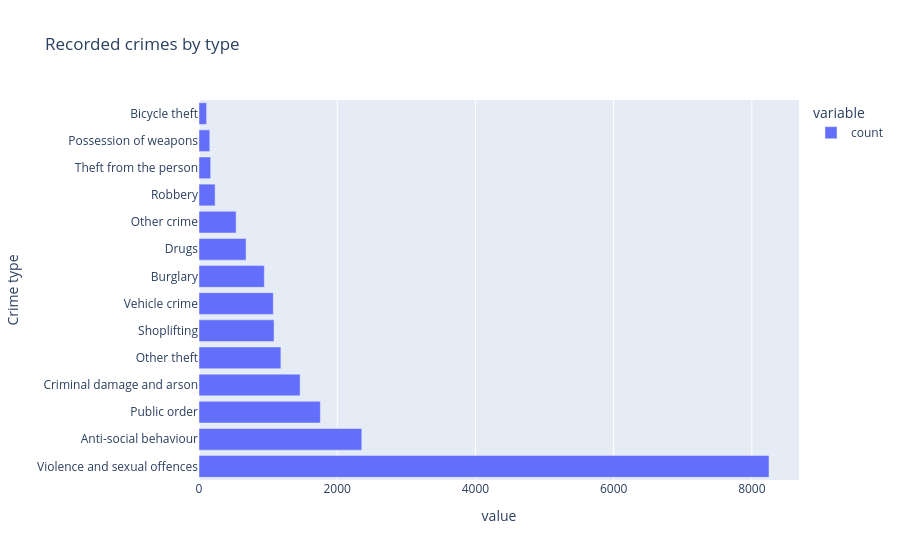

Notebook cell for this chart:
### Code cell
# Example chart: crimes by type
px.bar(df["Crime type"].value_counts(), orientation="h", title="Recorded crimes by type")

### Figure 1 — Plotly figure (JSON) as saved in the notebook; plotly's stock layout.template omitted (floating-point values rounded to 4 significant figures)
{"data": [{"hovertemplate": "variable=count<br>value=%{x}<br>Crime type=%{y}<extra></extra>", "legendgroup": "count", "marker": {"color": "#636efa", "pattern": {"shape": ""}}, "name": "count", "orientation": "h", "showlegend": true, "textposition": "auto", "type": "bar", "x": [8248, 2356, 1756, 1463, 1185, 1086, 1075, 945, 681, 537, 233, 169, 156, 110], "xaxis": "x", "y": ["Violence and sexual offences", "Anti-social behaviour", "Public order", "Criminal damage and arson", "Other theft", "Shoplifting", "Vehicle crime", "Burglary", "Drugs", "Other crime", "Robbery", "Theft from the person", "Possession of weapons", "Bicycle theft"], "yaxis": "y"}], "layout": {"barmode": "relative", "legend": {"title": {"text": "variable"}, "tracegroupgap": 0}, "title": {"text": "Recorded crimes by type"}, "xaxis": {"anchor": "y", "domain": [0, 1], "title": {"text": "value"}}, "yaxis": {"anchor": "x", "domain": [0, 1], "title": {"text": "Crime type"}}}}
